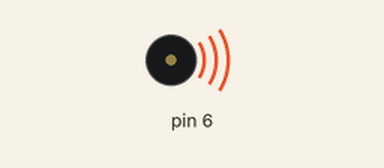
Recording of a sketch running on a simulated Arduino Uno, built with avr-gcc and run on an emulated ATmega328P. Shown: buzzer (waves = sounding).

Above: at 0.1 s.
Timing chart, 0 to 1.6 s (numbered marks = the images above):
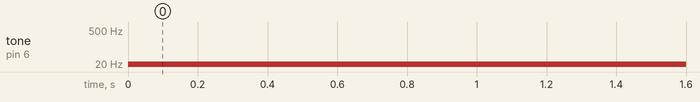

The sketch:

ondas-quadradas-2.ino
```cpp
void setup() {

Serial.begin(115200); // Inicia o Serial Monitor
}

void loop() {
// Imprime na tela a frequência gerada
tone(6,10); delay(1000);

}
```

Measured:
- by itself, tone on pin 6: silent → 10 Hz at 0.00 s
